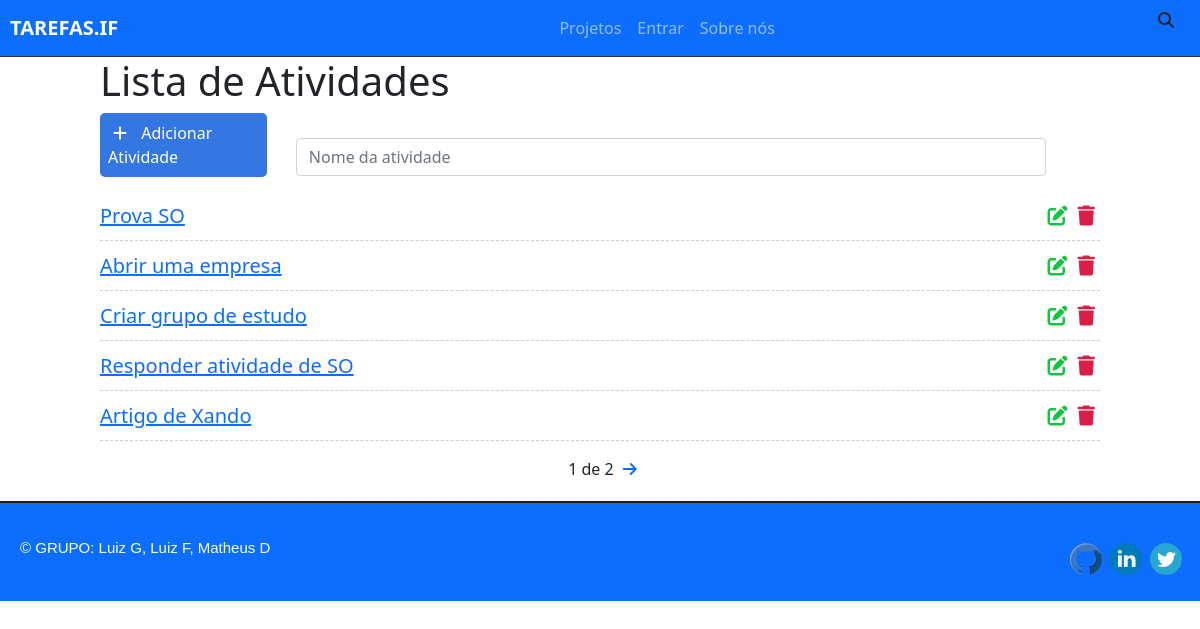
Before: / with the older database file.
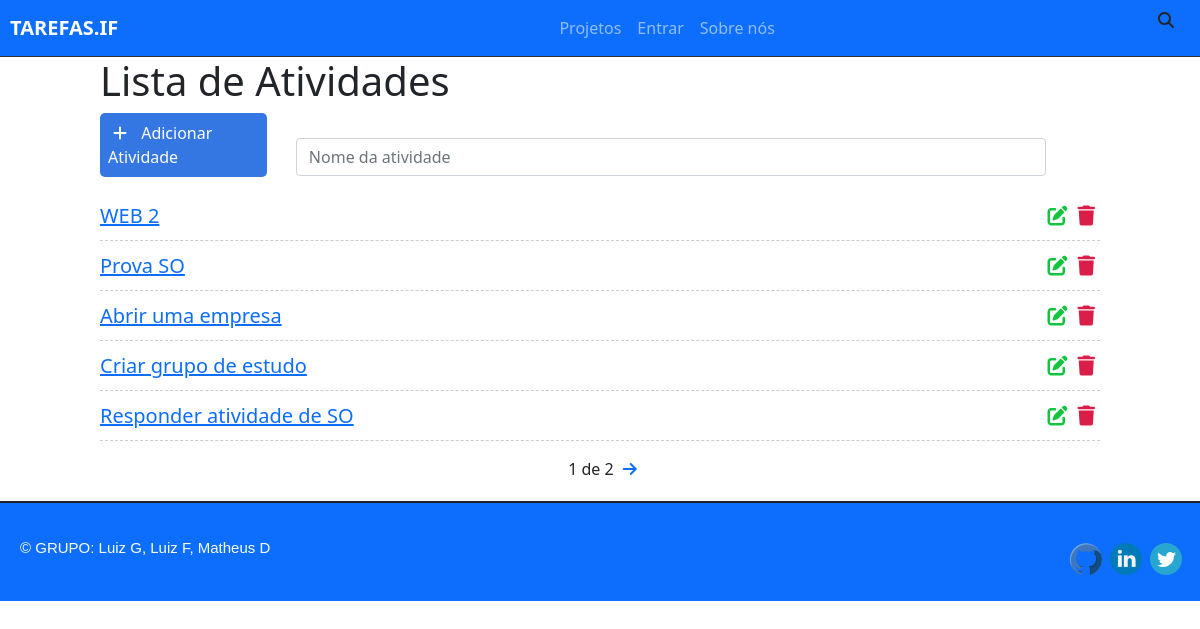
After: the same page with the newer database file.
### paginas/models.py (models this page shows, shortened)
class Task(models.Model):
    STATUS = (
        ('doing', 'Doing'),
        ('done', 'Done'),
    )
    title=models.CharField(max_length=255)
    description = models.TextField()
    done = models.CharField(
        max_length=5,
        choices=STATUS,
    )
    created_at = models.DateTimeField(auto_now_add=True)
    updated_at = models.DateTimeField(auto_now=True)

### paginas/views.py (the view)
# urls.py: path('', views.taskList, name='task-list'),
def taskList(request):
    tasks_list = Task.objects.all().order_by('-created_at')
    paginator = Paginator(tasks_list, 5)
    page = request.GET.get('page')
    tasks = paginator.get_page(page)
    return render(request, 'paginas/list.html', {'tasks': tasks})

### paginas/templates/paginas/list.html (shortened to what this page needs)
{% extends "index.html" %}
{% block content %}
<div class="offset-1 col-10 list-div">
    <h1>Lista de Atividades</h1>
    <a id="add-link" href="newtask/">
        <div class="col-2 add-div">
            <i class="fas fa-plus"></i> Adicionar Atividade
        </div>
    </a>
    <div class="col-9 search-div">
        <form methodn="GET">
            <input class="form-control" type="text" id="search" name="search" placeholder="Nome da atividade">
            <i class="fas fa-search"></i>
        </form>
    </div>
    <ul class="task-list">
        {% for task in tasks %}
        <li class="task-item">
            <span><a href="/task/{{task.id}}">{{task.title}}</a></span>
            <a href="delete/{{task.id}}" class="delete-btn"><span><i class="fas fa-trash"></i></span></a>
            <a href="edit/{{task.id}}"><span><i class="fas fa-edit"></i></span></a>
        </li>
        {% endfor %}
    </ul>
    <div class="pagination">
        <span class="step-links">
            <span class="current">
                {{ tasks.number }} de {{ tasks.paginator.num_pages}}
            </span>
            {% if tasks.has_next %}
                <a href="?page={{ tasks.next_page_number }}"><i class="fas fa-arrow-right"></i></a>
            {% endif %}
        </span>
    </div>
</div>
{% endblock %}

### paginas/templates/index.html (shortened to what this page needs)
{% load static %}
<!DOCTYPE html>
<html lang="pt_br">
<head>
    <link href="https://cdn.jsdelivr.net/npm/bootstrap@5.1.3/dist/css/bootstrap.min.css" rel="stylesheet">
    <link rel="stylesheet" href="{% static 'css/styles.css' %}">
</head>
<body>
    <div class="container-fluid">
        <nav class="navbar navbar-expand-lg navbar-dark bg-primary">
            <div class="container-fluid">
              <a class="navbar-brand" href="/">TAREFAS.IF</a>
              <div class="collapse navbar-collapse" id="navbarSupportedContent">
                <ul class="navbar-nav me-auto mb-2 mb-lg-0">
                <li class="nav-item">
                    <a class="nav-link" href="/">Projetos</a>
                </li>
                {% if user.is_authenticated %}
                <li class="nav-item">
                    <a class="nav-link" href="#">Usuários</a>
                </li>
                <li class="nav-item">
                  <a class="nav-link" href="#">Grupos</a>
                </li>
                {% else %}
                <li class="nav-item">
                  <a class="nav-link" href="/accounts/login">Entrar</a>
                </li>
                {% endif %}
                <li class="nav-item">
                    <a class="nav-link" href="#">Sobre nós</a>
                </li>
                </ul>
              </div>
            </div>
          </nav>
    {% block content %}
    {% endblock %}
    <footer class="rodape-prin">
      <ul class="icones-sociais">
          <li><a href="https://twitter.com" target="_blank"><img src="static/img/twitter.png" alt="Icone do Twitter"></a></li>
          <li><a href="https://www.linkedin.com" target="_blank"><img src="static/img/linkedin.png" alt="Icone do Linkedin"></a></li>
          <li><a href="https://github.com" target="_blank"><img src="static/img/github.png" alt="Icone do GitHub"></a></li>
      </ul>
      &copy; GRUPO: Luiz G, Luiz F, Matheus D
      </footer>
    </div>
</body>
</html>

### static/css/styles.css (style rules this page uses)
.container-fluid { padding: 0; }
.navbar { border-bottom: 1px solid #333; }
.navbar-nav { margin: auto; }
.navbar-brand { font-weight: bold; margin-left: 10px; }
#add-link { text-decoration: none; }
.add-div { background-color: #3476e2; cursor: pointer; display: inline-block; color: #FFF; padding: 8px; border-radius: 5px; margin-right: 25px; }
.fas.fa-plus { color: #FFF; margin-right: 10px; margin-left: 5px; }
.fas.fa-search { position: absolute; top: 12px; right: 26px; }
.search-div { padding: 0px; margin-top: 15px; margin-bottom: 15px; display: inline-block; }
.list-div { padding: 0; }
.task-list { padding-left: 0; }
.task-item { list-style: none; font-size: 20px; height: 50px; padding-top: 10px; border-bottom: 1px dashed #ccc; }
.fas.fa-trash, .fas.fa-edit { cursor: pointer; margin: 5px; font-size: 20px; float: right; }
.fas.fa-trash { color: #db1e47; }
.fas.fa-edit { color: #13c43f; }
footer { background-color: #333; height: 300px; border-top: 2px solid #202020; }
.pagination { margin-bottom: 20px; }
.step-links { position: relative; margin-left: auto; margin-right: auto; }
.step-links .current { margin-left: 5px; margin-right: 5px; }
.rodape-prin { background-color: #0d6efd; clear: both; padding: 20px; height: 100px; color: rgb(250,255,250); line-height: 50px; font-size: 15px; font-family: "arial", sans-serif; }
.icones-sociais li { display: inline-block; float: right; width: 40px; height: 40px; }
footer ul { float: right; display: table; }
footer ul li { display: table-cell; vertical-align: middle; padding: 10px; }

Changed rows visible on the page:
no longer on this page (row unchanged): Task: title "Artigo de Xando"
added Task: title "WEB 2"
